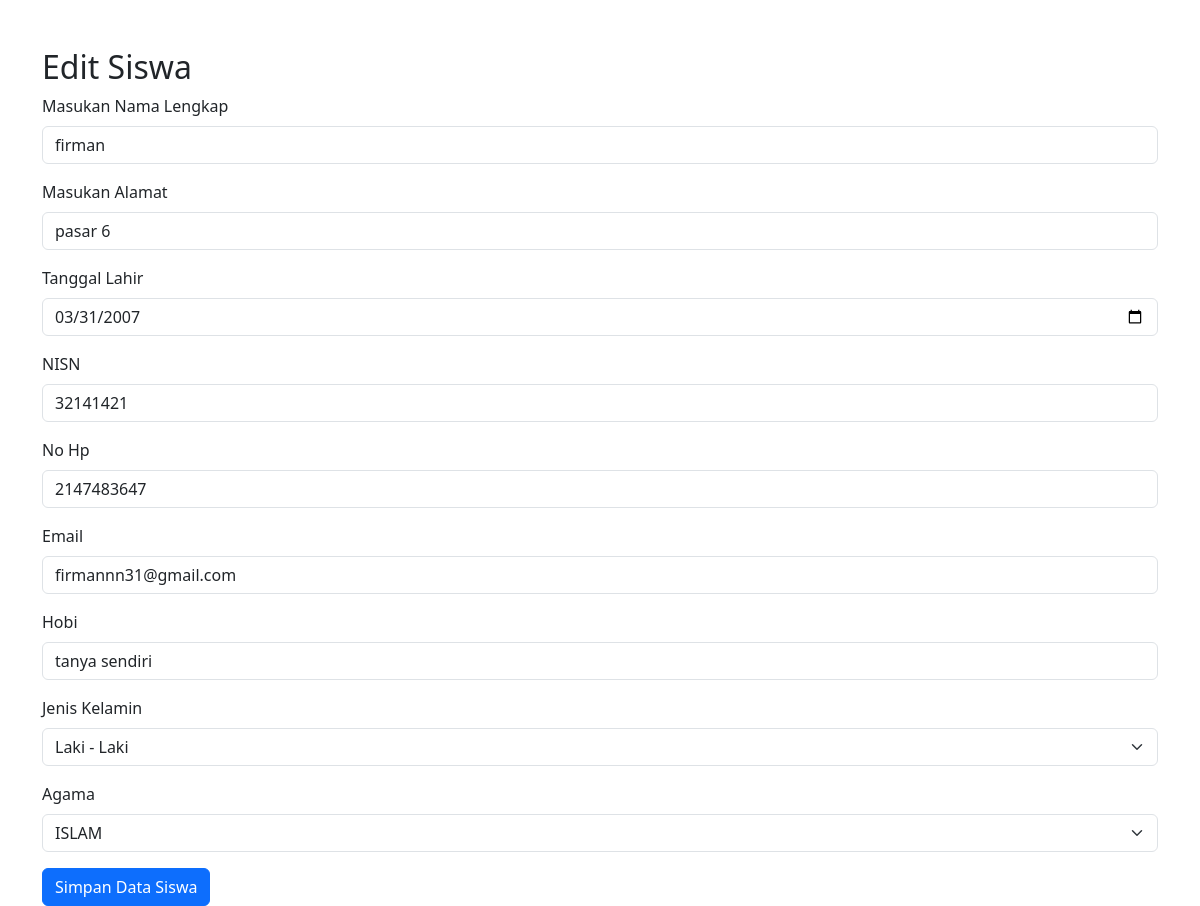
The page /edit.php?id=3 on the database its author committed.
### tables this page shows
CREATE TABLE `data_siswa` (
  `id_siswa` int(11) NOT NULL,
  `nama` varchar(30) NOT NULL,
  `alamat` varchar(100) NOT NULL,
  `tanggal_lahir` varchar(30) NOT NULL,
  `nisn` int(11) NOT NULL,
  `no_hp` int(11) NOT NULL,
  `email` varchar(50) NOT NULL,
  `hobi` varchar(20) NOT NULL,
  `jenis_kelamin` varchar(30) NOT NULL,
  `agama` varchar(20) NOT NULL
);

### edit.php (the view, shortened to what this page needs)
<!DOCTYPE html>
<html lang="en">
<head>
    <link href="https://cdn.jsdelivr.net/npm/bootstrap@5.3.3/dist/css/bootstrap.min.css" rel="stylesheet">
</head>
<body>
<div class="container mt-5">
    <h2>Edit Siswa</h2>
    <?php
    include 'koneksi.php';
    $id = $_GET['id'];
    $tampil = mysqli_query($koneksi, "SELECT * FROM data_siswa WHERE id_siswa = '$id'");
    $v = mysqli_fetch_array($tampil);
    ?>
    <form action="act.php" method="post">
        <div class="mb-3">
            <label for="nama" class="form-label">Masukan Nama Lengkap</label>
            <input type="text" class="form-control" name="nama" id="nama" value="<?= $v['nama']; ?>" required>
        </div>
        <div class="mb-3">
            <label for="alamat" class="form-label">Masukan Alamat</label>
            <input type="text" class="form-control" name="alamat" id="alamat" value="<?= $v['alamat']; ?>" required>
        </div>
        <div class="mb-3">
            <label for="tanggal_lahir" class="form-label">Tanggal Lahir</label>
            <input type="date" class="form-control" name="tanggal_lahir" id="tanggal_lahir" value="<?= $v['tanggal_lahir']; ?>" required>
        </div>
        <div class="mb-3">
            <label for="nisn" class="form-label">NISN</label>
            <input type="number" class="form-control" name="nisn" id="nisn" value="<?= $v['nisn']; ?>" required>
        </div>
        <div class="mb-3">
            <label for="no_hp" class="form-label">No Hp</label>
            <input type="number" class="form-control" name="no_hp" id="no_hp" value="<?= $v['no_hp']; ?>" required>
        </div>
        <div class="mb-3">
            <label for="email" class="form-label">Email</label>
            <input type="email" class="form-control" name="email" id="email" value="<?= $v['email']; ?>" required>
        </div>
        <div class="mb-3">
            <label for="hobi" class="form-label">Hobi</label>
            <input type="text" class="form-control" name="hobi" id="hobi" value="<?= $v['hobi']; ?>" required>
        </div>
        <div class="mb-3">
            <label for="jenis_kelamin" class="form-label">Jenis Kelamin</label>
            <select class="form-select" name="jenis_kelamin" id="jenis_kelamin" required>
                <option value="Laki - Laki" <?= $v['jenis_kelamin'] == 'Laki - Laki' ? 'selected' : ''; ?>>Laki - Laki</option>
            </select>
        </div>
        <div class="mb-3">
            <label for="agama" class="form-label">Agama</label>
            <select class="form-select" name="agama" id="agama" required>
                <option value="ISLAM" <?= $v['agama'] == 'ISLAM' ? 'selected' : ''; ?>>ISLAM</option>
            </select>
        </div>
        <button type="submit" class="btn btn-primary">Simpan Data Siswa</button>
    </form>
</div>
</body>
</html>

### rows shown on the page
data_siswa: nama "firman", alamat "pasar 6", tanggal_lahir "03/31/2007", nisn "32141421", no_hp "2147483647", email "firmannn31@gmail.com", hobi "tanya sendiri", jenis_kelamin "Laki - Laki", agama "ISLAM"
